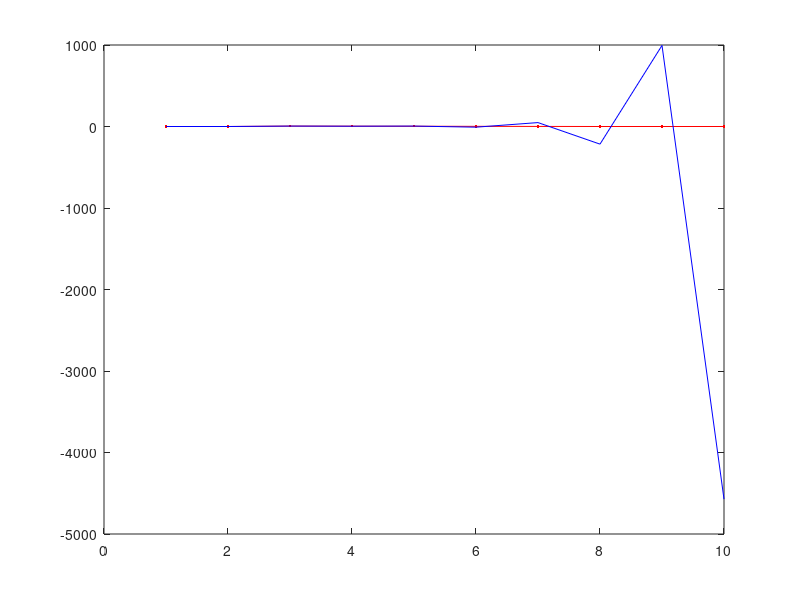

Recreate this plot in MATLAB.
clear all
close all

%generating kernel
kernel = zeros(1,10);
kernel(3) = 5;
kernel(4:8) = [4:-1:0];

%input signal
signal = rand(1, 10000);

%convolved output
conv_sig = conv(signal, kernel);
conv_sig = conv_sig + rand(1, 10009).*0.01;

deconv_kernel = deconv(conv_sig, signal);

plot(kernel, 'r.')
hold on
plot(kernel, 'r')
plot(deconv_kernel, 'b')

% figure(2)
% plot(conv_sig)